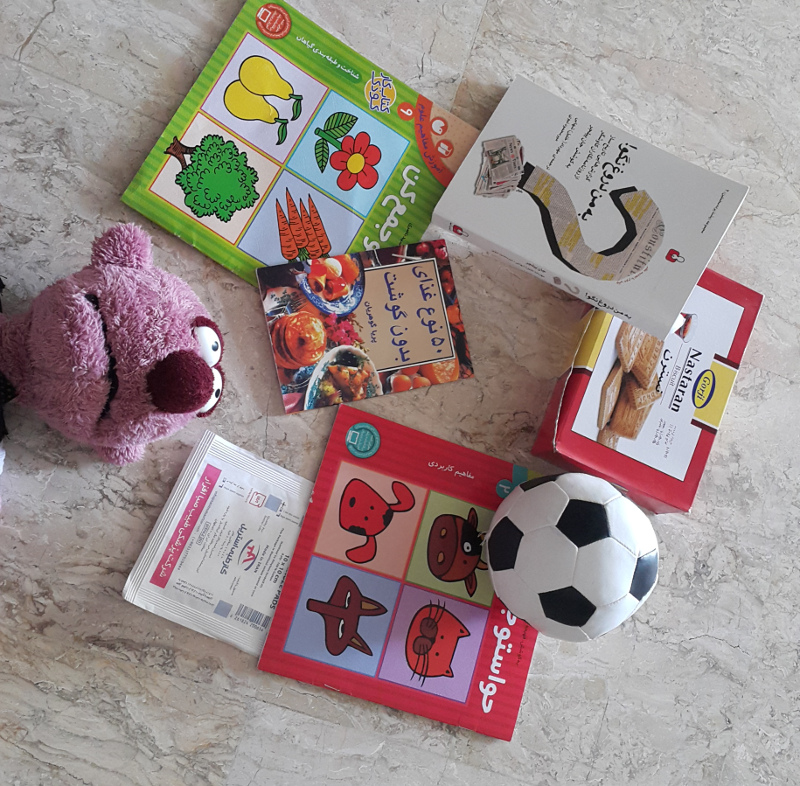
#> input picture Images/scene.jpg, 800 x 786 px, found by its file name
$ python 'Sift Matching and Detection.py'   (older library calls are emulated)
#> lines starting #> are read from the running program, lines starting #| are printed output that depends on the picture
import numpy as np
import cv2
import glob

sift = cv2.xfeatures2d.SIFT_create() # opencv 3
# use "sift = cv2.SIFT()" if the above fails

I2 = cv2.imread('scene.jpg')
#> I2 is the input picture: shape (786, 800, 3); mean B, G, R 137.7, 139.9, 154.7
G2 = cv2.cvtColor(I2,cv2.COLOR_BGR2GRAY)
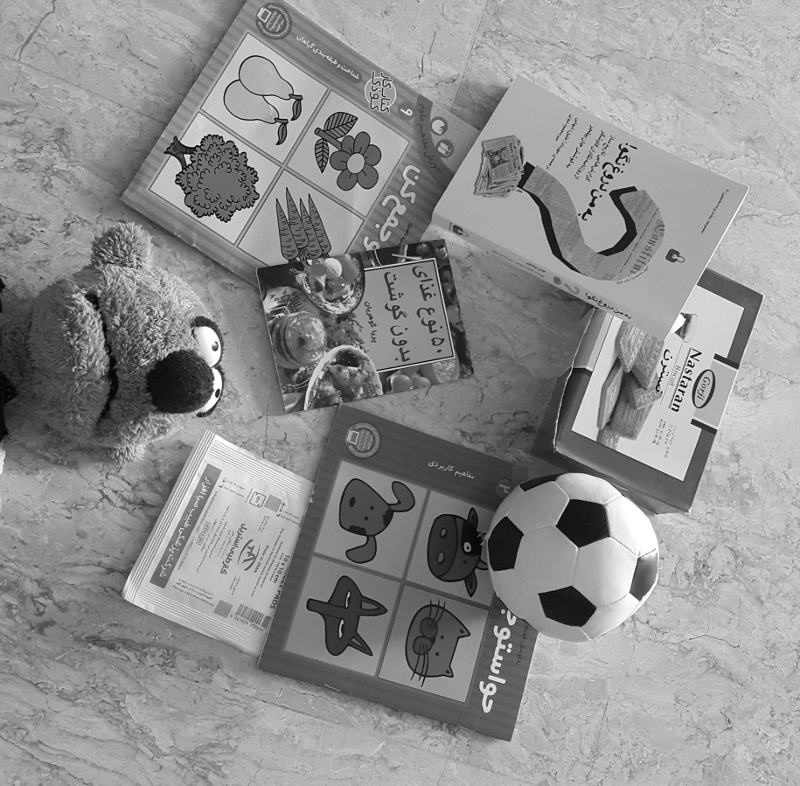
#> G2: shape (786, 800); min 0, max 255, mean 144.1
keypoints2, desc2 = sift.detectAndCompute(G2, None);
#> keypoints2 = 3089 keypoints; strongest (x, y, size): (585, 523, 28.9), (700, 353, 2.1), (692, 356, 2), (689, 379, 2.1)

fnames = glob.glob('obj?.jpg')
fnames.sort()
for fname in fnames:

    I1 = cv2.imread(fname)
    G1 = cv2.cvtColor(I1,cv2.COLOR_BGR2GRAY)
    keypoints1, desc1 = sift.detectAndCompute(G1, None);
    cv2.drawKeypoints(G1,keypoints2,I1)


    bf = cv2.BFMatcher(crossCheck=False)
    matches = bf.knnMatch(desc1,desc2, k=2)
    alpha = 0.61

    good_matches = []

    for m1,m2 in matches:
        # m1 is the best match
        # m2 is the second best match
        if m1.distance < alpha *m2.distance:
            good_matches.append(m1)


    I = cv2.drawMatches(I1,keypoints1,I2,keypoints2,good_matches, None)

    no_matches = len(good_matches)
    if no_matches > 29:
        txt = "Object found! (matches = %d)"%no_matches
    else:
        txt = "Object not found! (matches = %d)"%no_matches

    cv2.putText(I,txt,(20,40),cv2.FONT_HERSHEY_SIMPLEX, 1,(0,0,255),3)

    cv2.imshow('keypoints',I)

    if cv2.waitKey() & 0xFF == ord('q'):
        break


$ run again, with Images/aliqapoo1.jpg copied over Images/scene.jpg
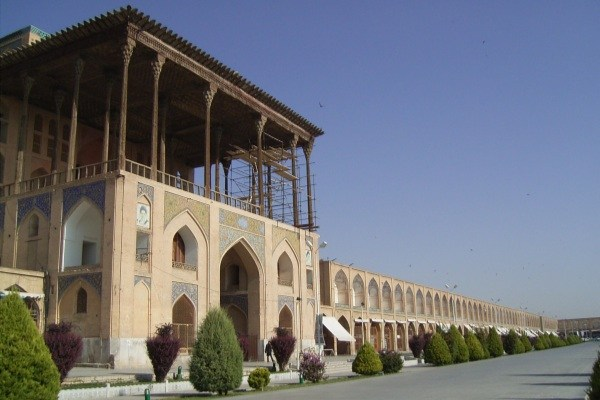
#> input picture Images/aliqapoo1.jpg, 600 x 400 px, found by its file name
#> I2 is the input picture: shape (400, 600, 3); mean B, G, R 121.4, 113.7, 111.4
#> `G2 = cv2.cvtColor(I2,cv2.COLOR_BGR2GRAY)`:
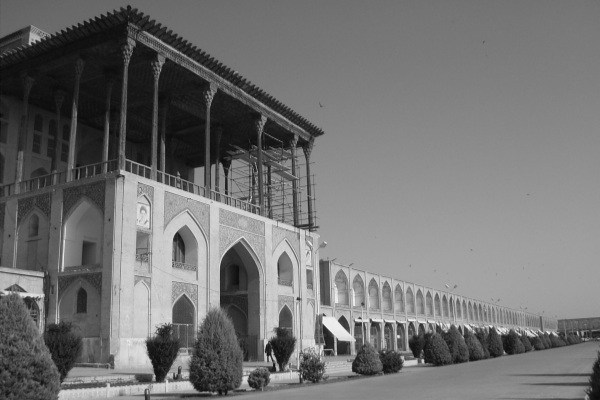
#> G2: shape (400, 600); min 6, max 254, mean 113.9
#> keypoints2 = 1163 keypoints; strongest (x, y, size): (343, 321, 5.9), (423, 361, 2.2), (298, 299, 2.4), (238, 270, 26.7)

$ run again, with Images/aliqapoo2.jpg copied over Images/scene.jpg
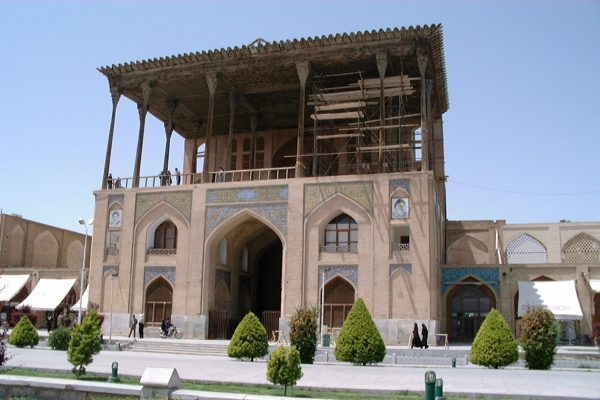
#> input picture Images/aliqapoo2.jpg, 600 x 400 px, found by its file name
#> I2 is the input picture: shape (400, 600, 3); mean B, G, R 145.4, 139.2, 136.1
#> `G2 = cv2.cvtColor(I2,cv2.COLOR_BGR2GRAY)`:
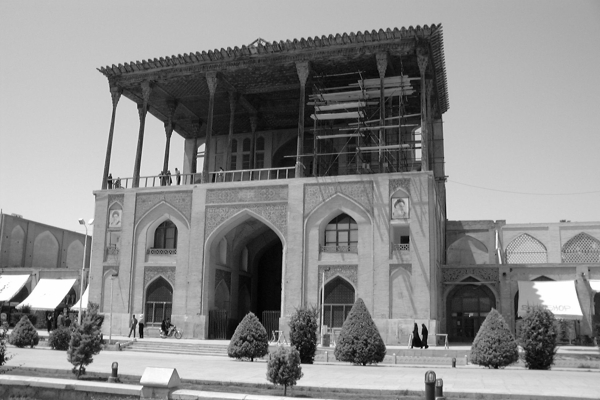
#> G2: shape (400, 600); min 1, max 255, mean 139
#> keypoints2 = 1590 keypoints; strongest (x, y, size): (24, 293, 8.2), (47, 294, 20.8), (560, 299, 25.8), (426, 347, 2.2)

$ run again, with Images/aliqapoo3.jpg copied over Images/scene.jpg
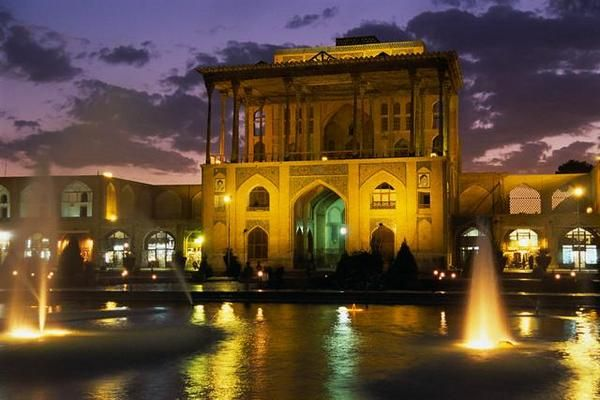
#> input picture Images/aliqapoo3.jpg, 600 x 400 px, found by its file name
#> I2 is the input picture: shape (400, 600, 3); mean B, G, R 51.7, 74.3, 95.7
#> `G2 = cv2.cvtColor(I2,cv2.COLOR_BGR2GRAY)`:
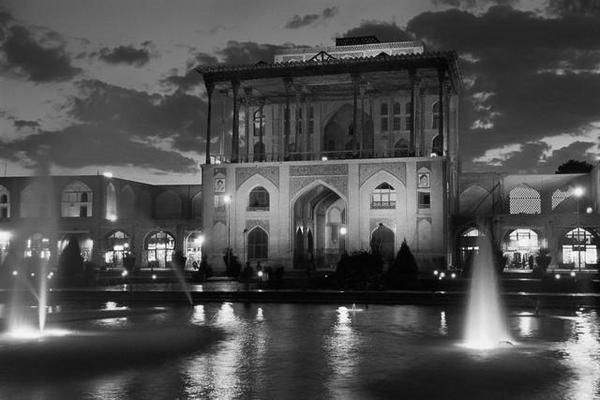
#> G2: shape (400, 600); min 0, max 254, mean 78.1
#> keypoints2 = 1467 keypoints; strongest (x, y, size): (436, 272, 2.5), (453, 275, 2.6), (260, 273, 3.2), (154, 277, 2.4)
